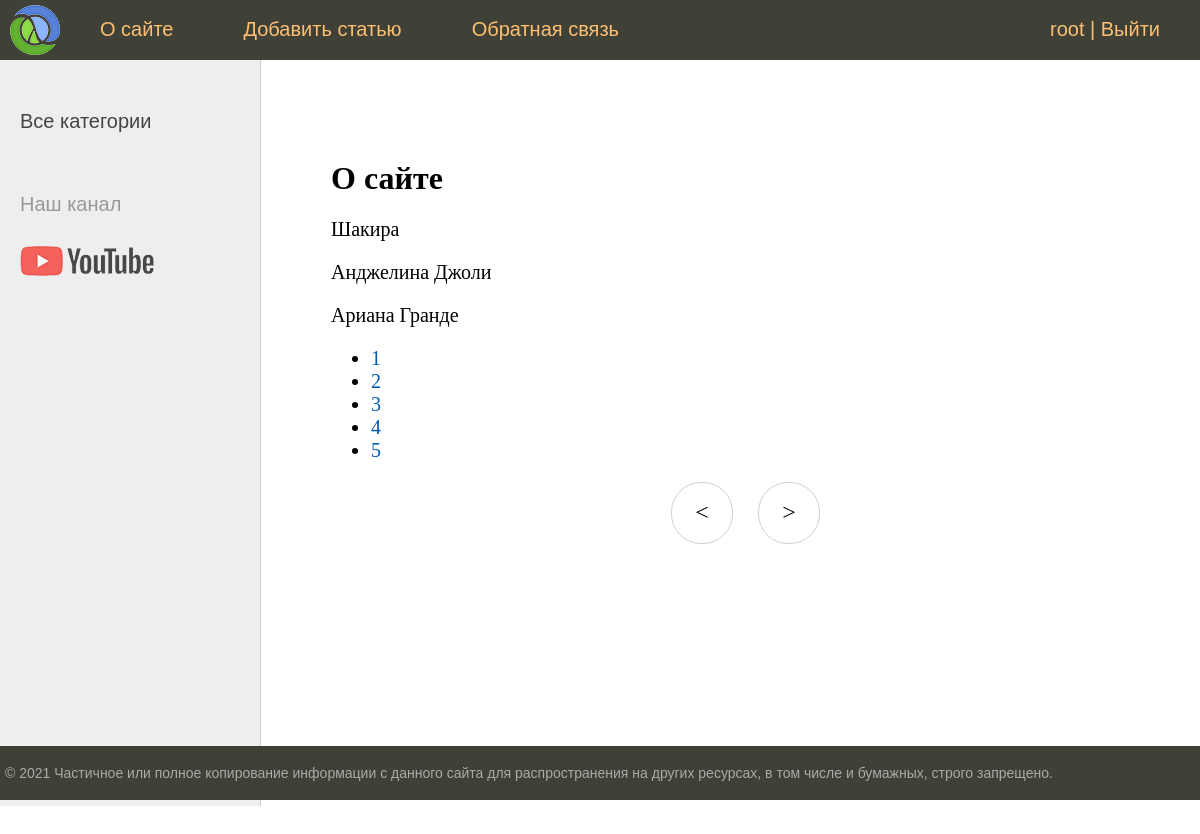
The page /about/?page=4 (signed in) on the database its author committed.
### women/models.py (models this page shows, shortened)
class Women(models.Model):
    title = models.CharField(max_length=255, verbose_name='Заголовок')
    slug = models.SlugField(max_length=255, unique=True, db_index=True, verbose_name='URL')
    content = models.TextField(blank=True, verbose_name='Текст статьи')
    photo = models.ImageField(upload_to="photos/%Y/%m/%d/", verbose_name='Фото')
    time_create = models.DateTimeField(auto_now_add=True, verbose_name='Время создания')
    time_update = models.DateTimeField(auto_now=True, verbose_name='Время изменения')
    is_published = models.BooleanField(default=True, verbose_name='Публикация')
    cat = models.ForeignKey('Category', on_delete=models.PROTECT, verbose_name='Категории')
    def __str__(self):
        return self.title
    class Meta:
        verbose_name = 'Известные женщины'
        verbose_name_plural = 'Известные женщины'
        ordering = ['id']

### women/views.py (the view)
# urls.py: path('about/', about, name='about'),
@login_required
def about(request):
    contact_list = Women.objects.all()
    paginator = Paginator(contact_list, 3)
    page_number = request.GET.get('page')
    page_obj = paginator.get_page(page_number)
    return render(request, "women/about.html", {'page_obj': page_obj, 'menu': menu, 'title': 'О сайте'})

### women/templates/women/about.html
{% extends 'women/base.html' %}
{% block content %}
<h1>{{title}}</h1>
{% for contact in page_obj %}
<p>{{ contact }}</p>
{% endfor %}
<nav>
    <ul>
        {% for p in page_obj.paginator.page_range %}
        <li>
            <a href="?page={{ p }}">{{ p }}</a>
        </li>
        {% endfor %}
    </ul>
</nav>
{% endblock %}

### women/templates/women/base.html (shortened to what this page needs)
{% load static %}
{% load women_tags %}
<!DOCTYPE html>
<html>
<head>
	<link type="text/css" href="{% static 'women/css/styles.css' %}" rel="stylesheet" />
</head>
<body>
<table class="table-page" border=0 cellpadding="0" cellspacing="0">
<tr><td valign=top>
{% block mainmenu %}
		<div class="header">
			<ul id="mainmenu" class="mainmenu">
			<li class="logo"><a href="{% url 'home' %}"><div class="logo"></div></a></li>
{% for m in menu %}
			<li><a href="{% url m.url_name %}">{{m.title}}</a></li>
{% endfor %}
				<li class="last">
			{% if request.user.is_authenticated %}
				{{ user.username }} | <a href="{% url 'logout' %}">Выйти</a>
			{% else %}
				<a href="{% url 'register' %}">Регистрация</a> | <a href="{% url 'login' %}">Войти</a>
			{% endif %}
				</li>
			</ul>
		</div>
{% endblock mainmenu %}
<table class="table-content" border=0 cellpadding="0" cellspacing="0">
<tr>
	<td valign="top" class="left-chapters">
	<ul id="leftchapters">
{% if cat_selected == 0 %}
		<li class="selected">Все категории</li>
{% else %}
		<li><a href="{% url 'home' %}">Все категории</a></li>
{% endif %}
		<li class="share">
		<p>Наш канал</p>
		<a class="share-yt" href="https://www.youtube.com/channel/UClJzWfGWuGJL2t-3dYKcHTA/playlists" target="_blank" rel="nofollow"></a>
		</li>
	</ul>
</td>
<td valign="top" class="content">
	<div class="content-text">
{% block content %}
{% endblock content %}
{% if page_obj.has_other_pages %}
<nav class="list-pages">
    <ul>
{% if page_obj.has_previous %}
<li class="page-num">
	<a href="?page={{ page_obj.previous_page_number }}">&lt;</a>
</li>
{% endif %}
{% if page_obj.has_next %}
<li class="page-num">
	<a href="?page={{ page_obj.next_page_number }}">&gt;</a>
</li>
{% endif %}
    </ul>
</nav>
{% endif %}
	</div>
</td></tr></table>
</td></tr>
<tr><td valign=top>
	<div id="footer">
		<p>&copy; 2021 Частичное или полное копирование информации с данного сайта для распространения на других ресурсах, в том числе и бумажных, строго запрещено.</p>
	</div>
</td></tr></table>
</body>
</html>

### women/static/women/css/styles.css (style rules this page uses)
html, body { font-family: 'Arial'; margin: 0; padding: 0; height: 100%; width: 100%; color: #444; }
a { color: #0059b2; text-decoration: none; }
.table-page { width: 100%; height: 100%; vertical-align: top; }
.table-page tr { height: 100%; }
.header { background: #3F4137; height: 60px; }
.logo { background: url('../images/logo.png') no-repeat 10px 5px; width: 70px; height: 60px; }
ul.mainmenu { list-style: none; margin: 0; padding: 0; height: 60px; color: #fdc073; font-size: 20px; overflow: hidden; }
ul.mainmenu li { float: left; margin: 18px 40px 0 30px; }
ul.mainmenu li.logo { margin: 0; }
ul.mainmenu li.last { float: right; }
ul.mainmenu li a { color: #fdc073; text-decoration: none; }
.table-content { width: 100%; min-height: 100%; height: 100%; }
.left-chapters { margin: 0; background: #eee; border-right: 1px solid #ccc; min-height: 100%; }
.left-chapters ul { width: 230px; min-height: 100%; margin: 0; padding: 20px 10px 10px 20px; list-style: none; font-size: 20px; }
.left-chapters ul li { margin: 30px 0 0 0; color: #999; }
.left-chapters ul li a { color: #444; text-decoration: none; }
.left-chapters ul li.share { margin: 60px 0 0 0; }
.left-chapters ul li.share p { margin: 30px 0 30px 0; }
.left-chapters ul li.share a { display: inline-block; width: 40px; height: 40px; margin: 0 20px 0 0; }
.left-chapters ul li.share a.share-yt { width: 100%; height: 30px; background: url('../images/share_yt.png') no-repeat 0 0 }
.content { padding: 40px 20px 20px 40px; width: 100%; box-sizing: border-box; }
.content-text { margin: 60px 0 0 30px; color: #000; font-size: 20px; font-family: Yandex Sans Display Light; }
.content-text h1 { font-size: 32px; }
#footer { box-sizing: border-box; background: #3F4137; padding: 5px; color: #aaa; font-size: 14px; font-family: Verdana, Geneva, Arial, Helvetica; text-align: left; overflow: hidden; }
.list-pages { text-align: center; margin: 0 0 20px 0; }
.list-pages ul { margin: 20px 0 0 0; padding: 0; list-style: none; }
.list-pages ul li { display: inline-block; margin: 0 20px 0 0; }
.list-pages a { color: #000; font-size: 24px; text-decoration: none; }
.list-pages .page-num, .page-num-selected { display: inline-block; width: 60px; height: 44px; padding: 16px 0 0 0; border: 1px solid #d0d0d0; border-radius: 30px; }

### rows shown on the page
Women: title "Шакира"
Women: title "Анджелина Джоли"
Women: title "Ариана Гранде"

### other values the page prints
{{ m.title }} "О сайте" "Добавить статью" "Обратная связь"
{{ user.username }} "root"
{{ title }} "О сайте"
{{ p }} "1" "2" "3" "4" "5"
